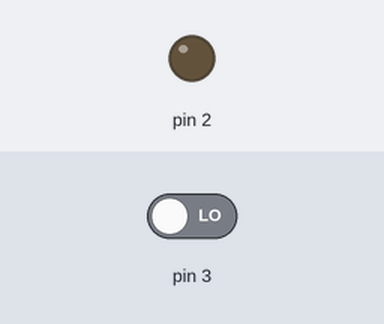
The sketch below on a simulated Arduino Uno, built with avr-gcc and run on an emulated ATmega328P. On the bench: output pins drawn as LEDs (lit = HIGH). The test bench sets the inputs (shaded band); at power-on: pin 3 LOW. What the sketch prints to the serial monitor is not drawn.

Above: at 1.2 s.
1.3 s: pin 3 driven HIGH
At 2.0 s:
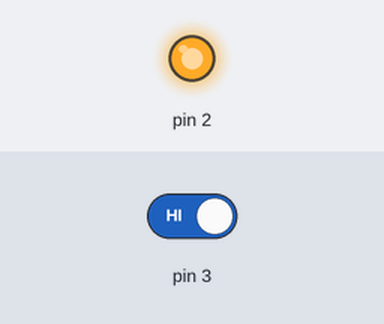
Timing chart, 0 to 4.3 s (numbered marks = the images above; inputs shaded):
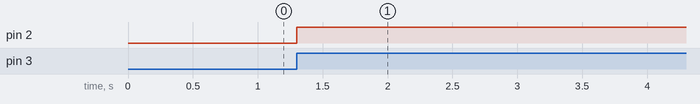

The sketch:

arduinoCodeExp.ino
```cpp
bool i;
bool on;
bool pir;

unsigned long m1;
unsigned long m2;
unsigned long m0;
void setup() {
  Serial.begin(115200);
  pinMode(2, OUTPUT);
  pinMode(3, INPUT);
}

void loop() {
  if (Serial.available()) {
    int rec = Serial.read();
    if (rec == 49) { // 1
      Serial.println("1p");
      i = 1;
      m0 = millis();
    }
    if (rec == 48) { // 0
      Serial.println("0p");
      i = 0;
      m1 = millis();
    }
  }
  if (i == 0 and millis() - m1 > 3000 and on == 1) {
    on = 0;
    Serial.println("off");
    digitalWrite(2, 0);
  }
  if (i == 1 and  millis() - m0 > 500 and on == 0) {
    on = 1;
    Serial.println("on");
    digitalWrite(2, 1);
  }
  if (digitalRead(3) == 1 and pir == 0) {
    pir = 1;
    Serial.println("pir");
    digitalWrite(2, 1);
  }
    if (digitalRead(3) == 0 and pir == 1 and on !=1 ) {
    pir = 0;
    Serial.println("!pir");
    digitalWrite(2, 0);
  }
Serial.println(digitalRead(3));
}
```

Measured:
- after the input at 1.3 s, pin 2: LOW → HIGH at once
